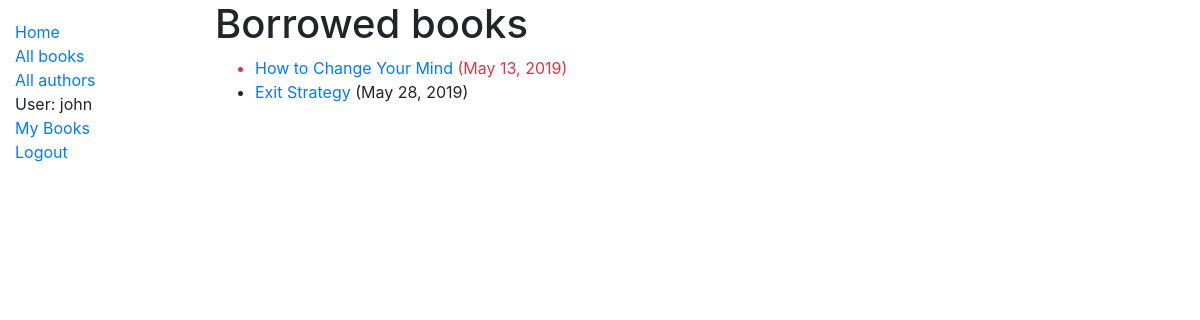
Page /catalog/mybooks/ (signed in) on the earlier database version.
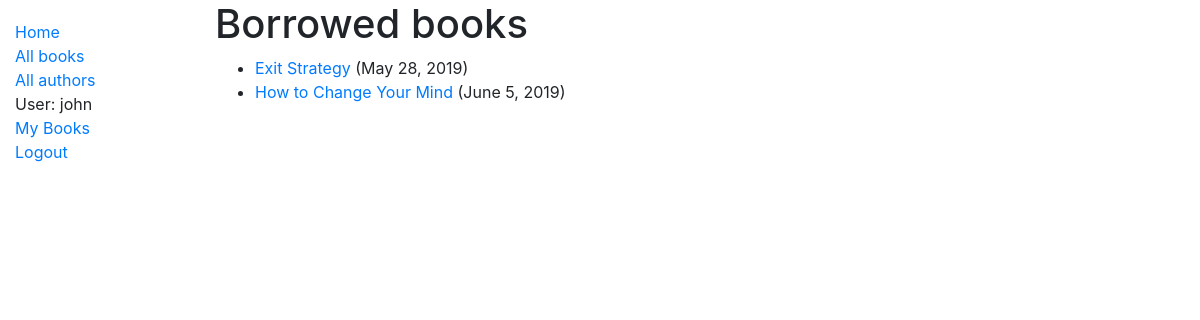
Same page on the later database version.
### catalog/models.py (models this page shows, shortened)
class BookInstance(models.Model):
    id = models.UUIDField(primary_key=True, default=uuid.uuid4,
                          help_text='Unique ID for this particular book across the whole library')
    book = models.ForeignKey('Book', on_delete=models.SET_NULL, null=True)
    imprint = models.CharField(max_length=200)
    borrower = models.ForeignKey(User, on_delete=models.SET_NULL, null=True, blank=True)
    due_back = models.DateField(null=True, blank=True)
    LOAN_STATUS = (
        ('m', 'Maintenance'),
        ('o', 'On loan'),
        ('a', 'Available'),
        ('r', 'Reserved'),
    )
    status = models.CharField(max_length=1, choices=LOAN_STATUS, blank=True,
                              default='m', help_text='Book availability')
    class Meta:
        ordering = ['due_back']
        permissions = (
            ('can_mark_returned', 'Set book as returned'),
        )
    @property
    def is_overdue(self):
        if self.due_back and timezone.now().date() > self.due_back:
            return True
        return False

class Book(models.Model):
    title = models.CharField(max_length=200)
    subtitle = models.CharField(max_length=200, blank=True, null=True)
    author = models.ForeignKey('Author', on_delete=models.SET_NULL, null=True)
    summary = models.TextField(max_length=10000,
                               help_text='Enter a brief description of the book')
    isbn = models.CharField('ISBN', max_length=14,
                            help_text='13 Character <a href="https://www.isbn-international.org/content/what-isbn">ISBN number</a>')
    genre = models.ManyToManyField(Genre,
                                   help_text='Select a genre for this book')
    language = models.ForeignKey('Language', on_delete=models.SET_NULL, null=True)
    def display_genre(self):
        """Create a string for the Genre. This is required to display genre in Admin"""
        return ', '.join(genre.name for genre in self.genre.all()[:3])
    display_genre.short_description = 'genre'

### catalog/views.py (the view)
# urls.py: path('mybooks/', views.LoanedBooksByUserListView.as_view(), name='my-borrowed'),
class LoanedBooksByUserListView(LoginRequiredMixin, generic.ListView):
    model = BookInstance
    template_name = 'catalog/bookinstance_list_borrowed_user.html'
    paginate_by = 10
    def get_queryset(self):
        return BookInstance.objects.filter(borrower=self.request.user).filter(status__exact='o').order_by('due_back')

### catalog/templates/catalog/bookinstance_list_borrowed_user.html
{% extends 'base_generic.html' %}
{% block content %}
    <h1>Borrowed books</h1>
    {% if bookinstance_list %}
    <ul>
        {% for bookinstance in bookinstance_list %}
        <li {% if bookinstance.is_overdue %}class="text-danger"{% endif %}>
            <a href="{% url 'book-detail' bookinstance.book.pk %}">{{ bookinstance.book.title }}</a> ({{ bookinstance.due_back }})
        </li>
        {% endfor %}
    </ul>
    {% else %}
    <p>You have no books checked out from the library.</p>
    {% endif %}
{% endblock content %}

Differences in the rows shown:
shown differently, row unchanged: BookInstance "May 28, 2019": moves up the list
changed BookInstance "How to Change Your Mind": due_back "May 13, 2019" → "June 5, 2019"
